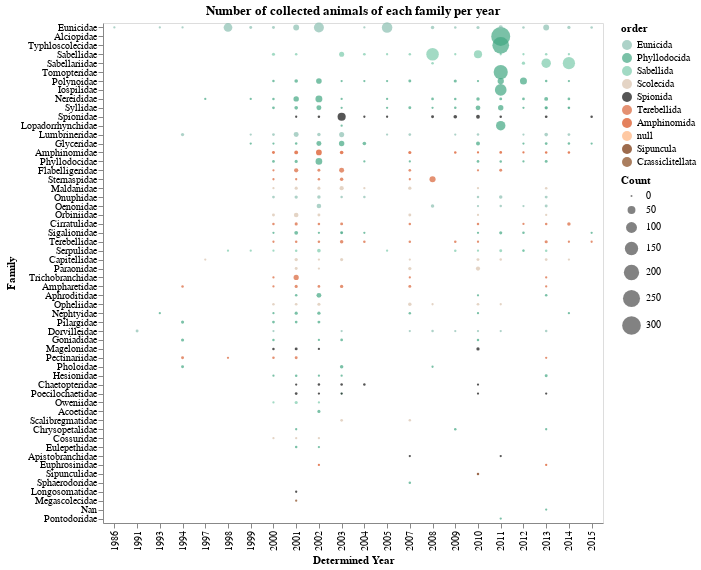

Notebook source saved alongside this figure:
### Code cell
g1 = alt.Chart(teste,
               width=500, height=500, title='Number of collected animals of each family per year').mark_circle(
                                                                                size=60).encode(
    x= alt.X('determined_year', type='ordinal', title='Determined Year'),
    y= alt.Y('family', type='nominal', title='Family',
            sort= alt.EncodingSortField(field='counts', op='sum', order='descending')),
    size= alt.Size('counts', title='Count'),
    color = alt.Color('order', scale= alt.Scale(domain=ordens, range=cores)),
    tooltip = alt.Tooltip(['family', 'determined_year', 'counts'])
)

g1.save('./graphs/familias_por_ano_c_ordem.html')

g1

### Figure 1 — Vega-Lite specification as saved in the notebook (floating-point values rounded to 4 significant figures; data arrays with more than 128 entries replaced by an {"elided": "..."} marker saying what was removed)
{"config": {"view": {"continuousWidth": 400, "continuousHeight": 300}}, "data": {"name": "data-d73fb9f6a720b4f16fc3bb5185d8e7e2"}, "mark": {"type": "circle", "size": 60}, "encoding": {"color": {"type": "nominal", "field": "order", "scale": {"domain": ["Eunicida", "Phyllodocida", "Sabellida", "Scolecida", "Spionida", "Terebellida", "Amphinomida", NaN, "Sipuncula", "Crassiclitellata"], "range": ["#8ABFB0", "#41A681", "#7ACAAB", "#D9C2AD", "#0D0D0D", "#D96236", "#D94B18", "#FFB27C", "#732C02", "#86471B"]}}, "size": {"type": "quantitative", "field": "counts", "title": "Count"}, "tooltip": [{"type": "nominal", "field": "family"}, {"type": "quantitative", "field": "determined_year"}, {"type": "quantitative", "field": "counts"}], "x": {"type": "ordinal", "field": "determined_year", "title": "Determined Year"}, "y": {"type": "nominal", "field": "family", "sort": {"field": "counts", "op": "sum", "order": "descending"}, "title": "Family"}}, "height": 500, "title": "Number of collected animals of each family per year", "width": 500, "$schema": "https://vega.github.io/schema/vega-lite/v4.8.1.json", "datasets": {"data-d73fb9f6a720b4f16fc3bb5185d8e7e2": {"elided": "333 records"}}}
